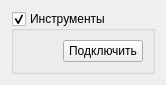
<?xml version="1.0" encoding="UTF-8"?>
<ui version="4.0">
 <class>widgetInstrumentController</class>
 <widget class="QWidget" name="widgetInstrumentController">
  <property name="geometry">
   <rect>
    <x>0</x>
    <y>0</y>
    <width>164</width>
    <height>80</height>
   </rect>
  </property>
  <property name="sizePolicy">
   <sizepolicy hsizetype="Minimum" vsizetype="Minimum">
    <horstretch>0</horstretch>
    <verstretch>0</verstretch>
   </sizepolicy>
  </property>
  <property name="windowTitle">
   <string/>
  </property>
  <layout class="QVBoxLayout" name="verticalLayout_3">
   <item>
    <widget class="QGroupBox" name="grpInstruments">
     <property name="enabled">
      <bool>true</bool>
     </property>
     <property name="sizePolicy">
      <sizepolicy hsizetype="Minimum" vsizetype="Minimum">
       <horstretch>0</horstretch>
       <verstretch>0</verstretch>
      </sizepolicy>
     </property>
     <property name="title">
      <string>Инструменты</string>
     </property>
     <property name="checkable">
      <bool>true</bool>
     </property>
     <property name="checked">
      <bool>true</bool>
     </property>
     <layout class="QVBoxLayout" name="verticalLayout_2">
      <item>
       <widget class="QWidget" name="widgetContainer" native="true">
        <layout class="QVBoxLayout" name="layInstruments">
         <property name="spacing">
          <number>0</number>
         </property>
         <property name="leftMargin">
          <number>0</number>
         </property>
         <property name="topMargin">
          <number>0</number>
         </property>
         <property name="rightMargin">
          <number>0</number>
         </property>
         <property name="bottomMargin">
          <number>0</number>
         </property>
         <item>
          <layout class="QHBoxLayout" name="horizontalLayout">
           <item>
            <spacer name="horizontalSpacer">
             <property name="orientation">
              <enum>Qt::Horizontal</enum>
             </property>
             <property name="sizeHint" stdset="0">
              <size>
               <width>40</width>
               <height>20</height>
              </size>
             </property>
            </spacer>
           </item>
           <item>
            <widget class="QPushButton" name="btnConnect">
             <property name="text">
              <string>Подключить</string>
             </property>
            </widget>
           </item>
          </layout>
         </item>
        </layout>
       </widget>
      </item>
     </layout>
    </widget>
   </item>
  </layout>
 </widget>
 <resources/>
 <connections/>
</ui>
